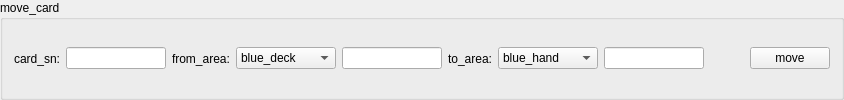
     <widget class="QGroupBox" name="groupBox">
      <property name="title">
       <string>move_card</string>
      </property>
      <layout class="QHBoxLayout" name="horizontalLayout">
       <item>
        <widget class="QLabel" name="label1_move">
         <property name="text">
          <string>card_sn:</string>
         </property>
        </widget>
       </item>
       <item>
        <widget class="QLineEdit" name="card_sn_move">
         <property name="sizePolicy">
          <sizepolicy hsizetype="Fixed" vsizetype="Fixed">
           <horstretch>0</horstretch>
           <verstretch>0</verstretch>
          </sizepolicy>
         </property>
         <property name="minimumSize">
          <size>
           <width>100</width>
           <height>0</height>
          </size>
         </property>
         <property name="maximumSize">
          <size>
           <width>100</width>
           <height>16777215</height>
          </size>
         </property>
        </widget>
       </item>
       <item>
        <widget class="QLabel" name="label2_move">
         <property name="text">
          <string>from_area:</string>
         </property>
        </widget>
       </item>
       <item>
        <widget class="QComboBox" name="from_area_move">
         <property name="minimumSize">
          <size>
           <width>100</width>
           <height>0</height>
          </size>
         </property>
         <property name="maximumSize">
          <size>
           <width>100</width>
           <height>16777215</height>
          </size>
         </property>
         <item>
          <property name="text">
           <string>blue_deck</string>
          </property>
         </item>
         <item>
          <property name="text">
           <string>blue_hand</string>
          </property>
         </item>
         <item>
          <property name="text">
           <string>blue_grave</string>
          </property>
         </item>
         <item>
          <property name="text">
           <string>blue_remove</string>
          </property>
         </item>
         <item>
          <property name="text">
           <string>red_deck</string>
          </property>
         </item>
         <item>
          <property name="text">
           <string>red_hand</string>
          </property>
         </item>
         <item>
          <property name="text">
           <string>red_grave</string>
          </property>
         </item>
         <item>
          <property name="text">
           <string>red_remove</string>
          </property>
         </item>
         <item>
          <property name="text">
           <string>blue_front_1</string>
          </property>
         </item>
         <item>
          <property name="text">
           <string>blue_front_2</string>
          </property>
         </item>
         <item>
          <property name="text">
           <string>blue_front_3</string>
          </property>
         </item>
         <item>
          <property name="text">
           <string>blue_front_4</string>
          </property>
         </item>
         <item>
          <property name="text">
           <string>blue_front_5</string>
          </property>
         </item>
         <item>
          <property name="text">
           <string>blue_back_1</string>
          </property>
         </item>
         <item>
          <property name="text">
           <string>blue_back_2</string>
          </property>
         </item>
         <item>
          <property name="text">
           <string>blue_back_3</string>
          </property>
         </item>
         <item>
          <property name="text">
           <string>blue_back_4</string>
          </property>
         </item>
         <item>
          <property name="text">
           <string>blue_back_5</string>
          </property>
         </item>
         <item>
          <property name="text">
           <string>red_front_1</string>
          </property>
         </item>
         <item>
          <property name="text">
           <string>red_front_2</string>
          </property>
         </item>
         <item>
          <property name="text">
           <string>red_front_3</string>
          </property>
         </item>
         <item>
          <property name="text">
           <string>red_front_4</string>
          </property>
         </item>
         <item>
          <property name="text">
           <string>red_front_5</string>
          </property>
         </item>
         <item>
          <property name="text">
           <string>red_back_1</string>
          </property>
         </item>
         <item>
          <property name="text">
           <string>red_back_2</string>
          </property>
         </item>
         <item>
          <property name="text">
           <string>red_back_3</string>
          </property>
         </item>
         <item>
          <property name="text">
           <string>red_back_4</string>
          </property>
         </item>
         <item>
          <property name="text">
           <string>red_back_5</string>
          </property>
         </item>
        </widget>
       </item>
       <item>
        <widget class="QLineEdit" name="from_index_move">
         <property name="sizePolicy">
          <sizepolicy hsizetype="Fixed" vsizetype="Fixed">
           <horstretch>0</horstretch>
           <verstretch>0</verstretch>
          </sizepolicy>
         </property>
         <property name="minimumSize">
          <size>
           <width>100</width>
           <height>0</height>
          </size>
         </property>
         <property name="maximumSize">
          <size>
           <width>100</width>
           <height>16777215</height>
          </size>
         </property>
        </widget>
       </item>
       <item>
        <widget class="QLabel" name="label3_move">
         <property name="text">
          <string>to_area:</string>
         </property>
        </widget>
       </item>
       <item>
        <widget class="QComboBox" name="to_area_move">
         <property name="minimumSize">
          <size>
           <width>100</width>
           <height>0</height>
          </size>
         </property>
         <property name="maximumSize">
          <size>
           <width>100</width>
           <height>16777215</height>
          </size>
         </property>
         <property name="currentIndex">
          <number>1</number>
         </property>
         <item>
          <property name="text">
           <string>blue_deck</string>
          </property>
         </item>
         <item>
          <property name="text">
           <string>blue_hand</string>
          </property>
         </item>
         <item>
          <property name="text">
           <string>blue_grave</string>
          </property>
         </item>
         <item>
          <property name="text">
           <string>blue_remove</string>
          </property>
         </item>
         <item>
          <property name="text">
           <string>red_deck</string>
          </property>
         </item>
         <item>
          <property name="text">
           <string>red_hand</string>
          </property>
         </item>
         <item>
          <property name="text">
           <string>red_grave</string>
          </property>
         </item>
         <item>
          <property name="text">
           <string>red_remove</string>
          </property>
         </item>
         <item>
          <property name="text">
           <string>blue_front_1</string>
          </property>
         </item>
         <item>
          <property name="text">
           <string>blue_front_2</string>
          </property>
         </item>
         <item>
          <property name="text">
           <string>blue_front_3</string>
          </property>
         </item>
         <item>
          <property name="text">
           <string>blue_front_4</string>
          </property>
         </item>
         <item>
          <property name="text">
           <string>blue_front_5</string>
          </property>
         </item>
         <item>
          <property name="text">
           <string>blue_back_1</string>
          </property>
         </item>
         <item>
          <property name="text">
           <string>blue_back_2</string>
          </property>
         </item>
         <item>
          <property name="text">
           <string>blue_back_3</string>
          </property>
         </item>
         <item>
          <property name="text">
           <string>blue_back_4</string>
          </property>
         </item>
         <item>
          <property name="text">
           <string>blue_back_5</string>
          </property>
         </item>
         <item>
          <property name="text">
           <string>red_front_1</string>
          </property>
         </item>
         <item>
          <property name="text">
           <string>red_front_2</string>
          </property>
         </item>
         <item>
          <property name="text">
           <string>red_front_3</string>
          </property>
         </item>
         <item>
          <property name="text">
           <string>red_front_4</string>
          </property>
         </item>
         <item>
          <property name="text">
           <string>red_front_5</string>
          </property>
         </item>
         <item>
          <property name="text">
           <string>red_back_1</string>
          </property>
         </item>
         <item>
          <property name="text">
           <string>red_back_2</string>
          </property>
         </item>
         <item>
          <property name="text">
           <string>red_back_3</string>
          </property>
         </item>
         <item>
          <property name="text">
           <string>red_back_4</string>
          </property>
         </item>
         <item>
          <property name="text">
           <string>red_back_5</string>
          </property>
         </item>
        </widget>
       </item>
       <item>
        <widget class="QLineEdit" name="to_index_move">
         <property name="sizePolicy">
          <sizepolicy hsizetype="Fixed" vsizetype="Fixed">
           <horstretch>0</horstretch>
           <verstretch>0</verstretch>
          </sizepolicy>
         </property>
         <property name="minimumSize">
          <size>
           <width>100</width>
           <height>0</height>
          </size>
         </property>
         <property name="maximumSize">
          <size>
           <width>100</width>
           <height>16777215</height>
          </size>
         </property>
        </widget>
       </item>
       <item>
        <spacer name="horizontalSpacer_7">
         <property name="orientation">
          <enum>Qt::Orientation::Horizontal</enum>
         </property>
         <property name="sizeHint" stdset="0">
          <size>
           <width>40</width>
           <height>20</height>
          </size>
         </property>
        </spacer>
       </item>
       <item>
        <widget class="QPushButton" name="move_card">
         <property name="text">
          <string>move</string>
         </property>
        </widget>
       </item>
      </layout>
     </widget>
